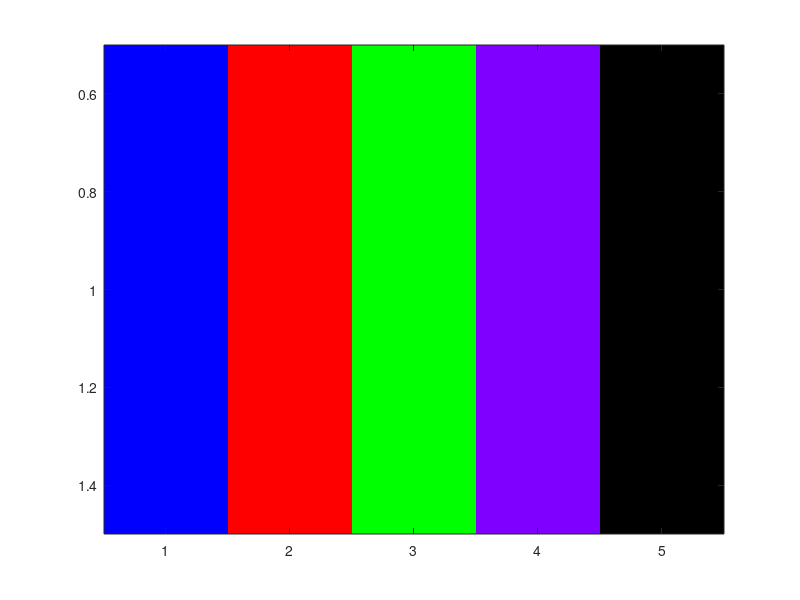

Write MATLAB code to recreate this figure.
% paintpots.m

img = 1:5;

%vectors of levels of red, green, blue colors - represented by columns
pp1 = [0 0 0; .25 .25 .25; .5 .5 .5; .75 .75 .75; 1 1 1];
pp1 = repmat([0:.25:1]',1,3); % same as above pp1
pp2 = [0 0 1; 1 0 0; 0 1 0; .5 0 1; 1 0 1];

pp2(5,:)=[0 0 0];



image(img); colormap(pp2) %colormaps always have 3 columns, any number of rows



